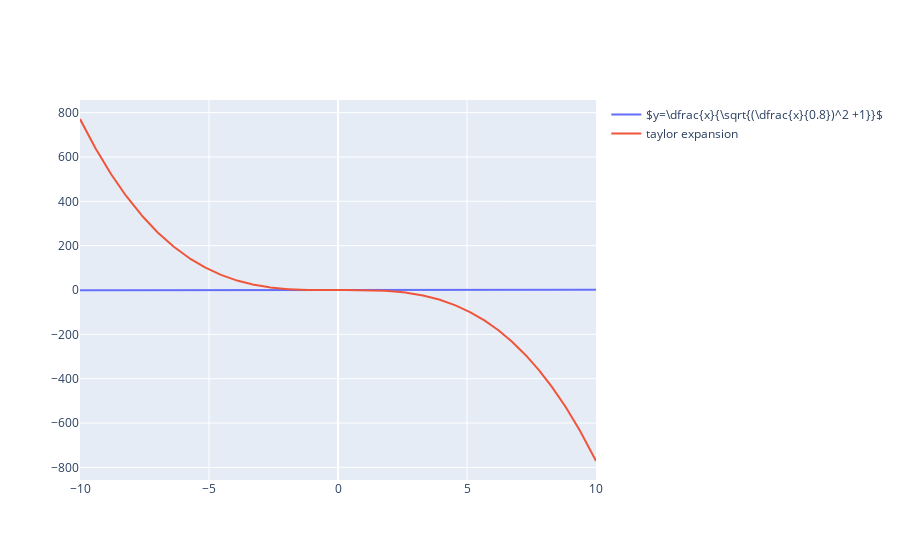

Notebook code for this chart:
### Markdown cell above
## Non linear transformation of the upper determined fourier expansion
The purpose here is to  smoothen the tooth of the triangle wave function with a non linear function 

$$h(x) = \dfrac{x}{\sqrt{\left(\dfrac{x}{s}\right)^2 + 1}}$$

therefore we evaluate the taylor expansion, around 0, of order 3 of $h(x)$
$$h(x) = x - \dfrac{x^3}{2s^2}$$

In order to have a smooth trigonometric function as output we can modify the coefficient s. Empirically we found the ratio $\dfrac{V_{max}}{s}=0.835$ which produce a nice curve for a signal without any dc component.

Below we apply h on the series expansion evaluated above

### Code cell
s = 0.8 #Without dc component the ratio (V_max - V_min)/s = 1.67 ou V_max/s = 1.67/2

x_2 = np.linspace(-10,10,1000)

h = lambda x : x - x**3/(2*s**2)
l = lambda x :x/np.sqrt((x/s)**2 + 1)

fig = go.Figure(data=[go.Scatter(x=x_2,y=l(x_2), name="$y=\dfrac{x}{\sqrt{(\dfrac{x}{"+str(s)+"})^2 +1}}$"), go.Scatter(x=x_2,y=h(x_2),name="taylor expansion")])
fig.show(rendered="jupyterlab")

### Figure 1 — Plotly figure (JSON) as saved in the notebook; plotly's stock layout.template omitted (floating-point values rounded to 4 significant figures; data arrays with more than 128 entries replaced by an {"elided": "..."} marker saying what was removed)
{"data": [{"name": "$y=\\dfrac{x}{\\sqrt{(\\dfrac{x}{0.8})^2 +1}}$", "type": "scatter", "x": {"elided": "1000 float values"}, "y": {"elided": "1000 float values"}}, {"name": "taylor expansion", "type": "scatter", "x": {"elided": "1000 float values"}, "y": {"elided": "1000 float values"}}], "layout": {"autosize": true, "xaxis": {"autorange": true, "range": [-10, 10], "type": "linear"}, "yaxis": {"autorange": true, "range": [-856.9, 856.9], "type": "linear"}}}
